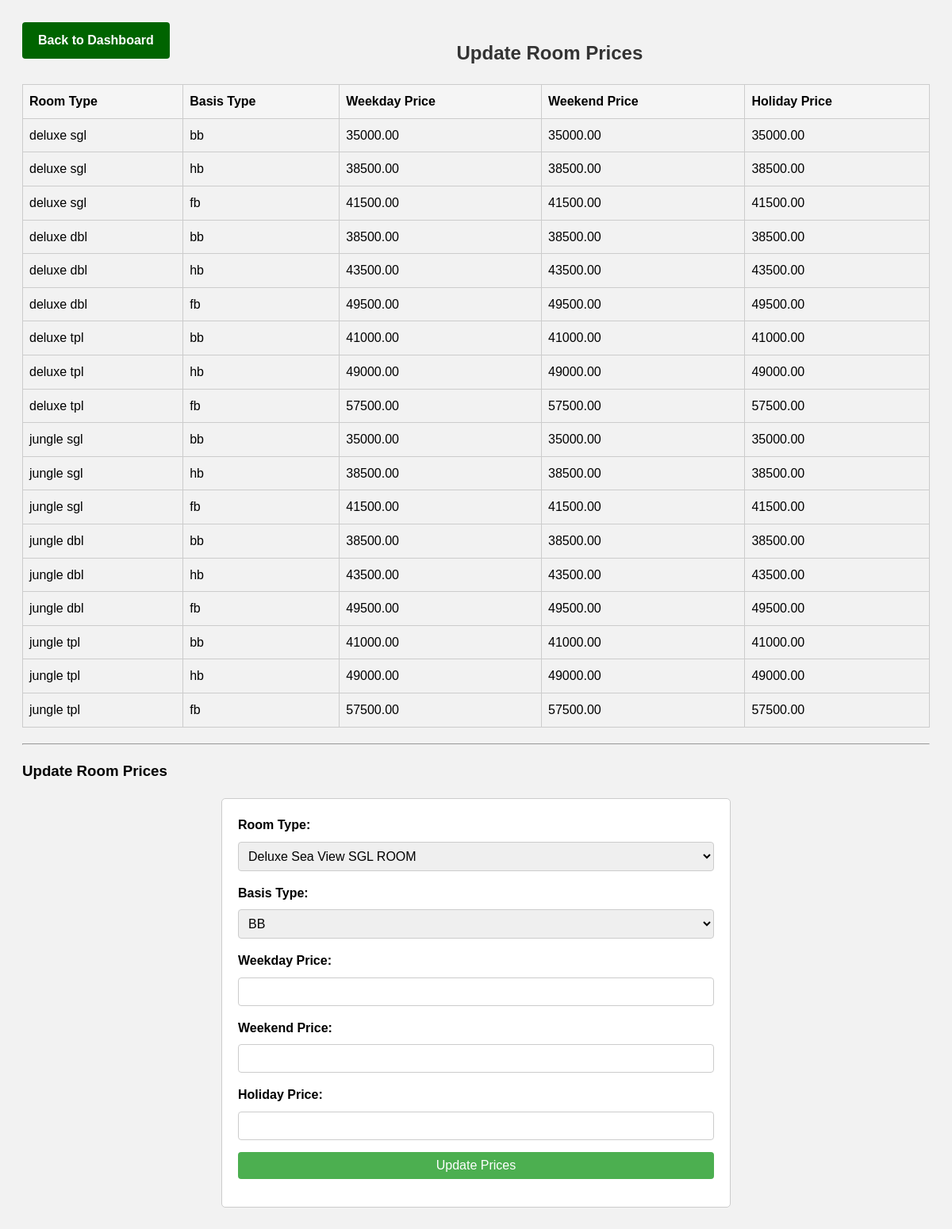
The app's page /layasafariupdatingprice.php with its own data.
### tables this page shows
CREATE TABLE IF NOT EXISTS `safariroomprices` (
  `id` int NOT NULL AUTO_INCREMENT,
  `room_type` varchar(50) NOT NULL,
  `basis_type` varchar(50) NOT NULL,
  `weekday` decimal(10,2) NOT NULL,
  `weekend` decimal(10,2) NOT NULL,
  `holiday` decimal(10,2) NOT NULL,
  PRIMARY KEY (`id`) USING BTREE
);

### layasafariupdatingprice.php (the view, shortened to what this page needs)
<?php
include_once 'db_connect.php';
$sql = "SELECT room_type, basis_type, weekday, weekend, holiday FROM safariroomprices";
$result = mysqli_query($conn, $sql);
$prices = [];
if (mysqli_num_rows($result) > 0) {
    while ($row = mysqli_fetch_assoc($result)) {
        $prices[] = $row;
    }
}
?>
<!DOCTYPE html>
<html lang="en">
<head>
</head>
<body>
    <div class="back-link">
        <a href="layasafariadminpanel.php">Back to Dashboard</a>
    </div>
    <h2>Update Room Prices</h2>
    <table>
        <thead>
            <tr>
                <th>Room Type</th>
                <th>Basis Type</th>
                <th>Weekday Price</th>
                <th>Weekend Price</th>
                <th>Holiday Price</th>
            </tr>
        </thead>
        <tbody>
            <?php foreach ($prices as $price): ?>
                <tr>
                    <td><?php echo $price['room_type']; ?></td>
                    <td><?php echo $price['basis_type']; ?></td>
                    <td><?php echo $price['weekday']; ?></td>
                    <td><?php echo $price['weekend']; ?></td>
                    <td><?php echo $price['holiday']; ?></td>
                </tr>
            <?php endforeach; ?>
        </tbody>
    </table>
    <hr>
    <h3>Update Room Prices</h3>
    <form action="layasafariprice.php" method="POST">
        <label for="room_type">Room Type:</label>
        <select name="room_type" id="room_type" required>
            <option value="deluxe sgl">Deluxe Sea View SGL ROOM</option>
        </select>
        <label for="basis_type">Basis Type:</label>
        <select name="basis_type" id="basis_type" required>
            <option value="bb">BB</option>
        </select>
        <label for="weekday">Weekday Price:</label>
        <input type="number" id="weekday" name="weekday" required>
        <label for="weekend">Weekend Price:</label>
        <input type="number" id="weekend" name="weekend" required>
        <label for="holiday">Holiday Price:</label>
        <input type="number" id="holiday" name="holiday" required>
        <input type="submit" value="Update Prices">
    </form>
</body>
</html>

### layasafariupdatingprice.php (style rules this page uses)
body { font-family: Arial, sans-serif; line-height: 1.6; background-color: #f2f2f2; padding: 20px; }
h2 { color: #333; text-align: center; margin-bottom: 20px; }
table { width: 100%; border-collapse: collapse; margin-bottom: 20px; }
table, th, td { border: 1px solid #ccc; }
th, td { padding: 8px; text-align: left; }
thead { background-color: #f5f5f5; }
form { background-color: #fff; padding: 20px; border: 1px solid #ccc; border-radius: 5px; max-width: 600px; margin: 0 auto; }
label { display: block; margin-bottom: 8px; font-weight: bold; }
select, input[type="number"], input[type="submit"] { width: 100%; padding: 8px; margin-bottom: 15px; border: 1px solid #ccc; border-radius: 4px; box-sizing: border-box; font-size: 16px; }
input[type="submit"] { background-color: #4CAF50; color: white; border: none; cursor: pointer; }
.back-link { float: left; margin-bottom: 20px; }
.back-link a { display: inline-block; padding: 10px 20px; background-color: #006400; color: #fff; text-decoration: none; border-radius: 4px; font-weight: bold; }

### records on screen
safariroomprices: room_type "deluxe sgl", basis_type "bb", weekday "35000.00", weekend "35000.00", holiday "35000.00"
safariroomprices: room_type "deluxe sgl", basis_type "hb", weekday "38500.00", weekend "38500.00", holiday "38500.00"
safariroomprices: room_type "deluxe sgl", basis_type "fb", weekday "41500.00", weekend "41500.00", holiday "41500.00"
safariroomprices: room_type "deluxe dbl", basis_type "bb", weekday "38500.00", weekend "38500.00", holiday "38500.00"
safariroomprices: room_type "deluxe dbl", basis_type "hb", weekday "43500.00", weekend "43500.00", holiday "43500.00"
safariroomprices: room_type "deluxe dbl", basis_type "fb", weekday "49500.00", weekend "49500.00", holiday "49500.00"
safariroomprices: room_type "deluxe tpl", basis_type "bb", weekday "41000.00", weekend "41000.00", holiday "41000.00"
safariroomprices: room_type "deluxe tpl", basis_type "hb", weekday "49000.00", weekend "49000.00", holiday "49000.00"
safariroomprices: room_type "deluxe tpl", basis_type "fb", weekday "57500.00", weekend "57500.00", holiday "57500.00"
safariroomprices: room_type "jungle sgl", basis_type "bb", weekday "35000.00", weekend "35000.00", holiday "35000.00"
safariroomprices: room_type "jungle sgl", basis_type "hb", weekday "38500.00", weekend "38500.00", holiday "38500.00"
safariroomprices: room_type "jungle sgl", basis_type "fb", weekday "41500.00", weekend "41500.00", holiday "41500.00"
safariroomprices: room_type "jungle dbl", basis_type "bb", weekday "38500.00", weekend "38500.00", holiday "38500.00"
safariroomprices: room_type "jungle dbl", basis_type "hb", weekday "43500.00", weekend "43500.00", holiday "43500.00"
safariroomprices: room_type "jungle dbl", basis_type "fb", weekday "49500.00", weekend "49500.00", holiday "49500.00"
safariroomprices: room_type "jungle tpl", basis_type "bb", weekday "41000.00", weekend "41000.00", holiday "41000.00"
safariroomprices: room_type "jungle tpl", basis_type "hb", weekday "49000.00", weekend "49000.00", holiday "49000.00"
safariroomprices: room_type "jungle tpl", basis_type "fb", weekday "57500.00", weekend "57500.00", holiday "57500.00"
